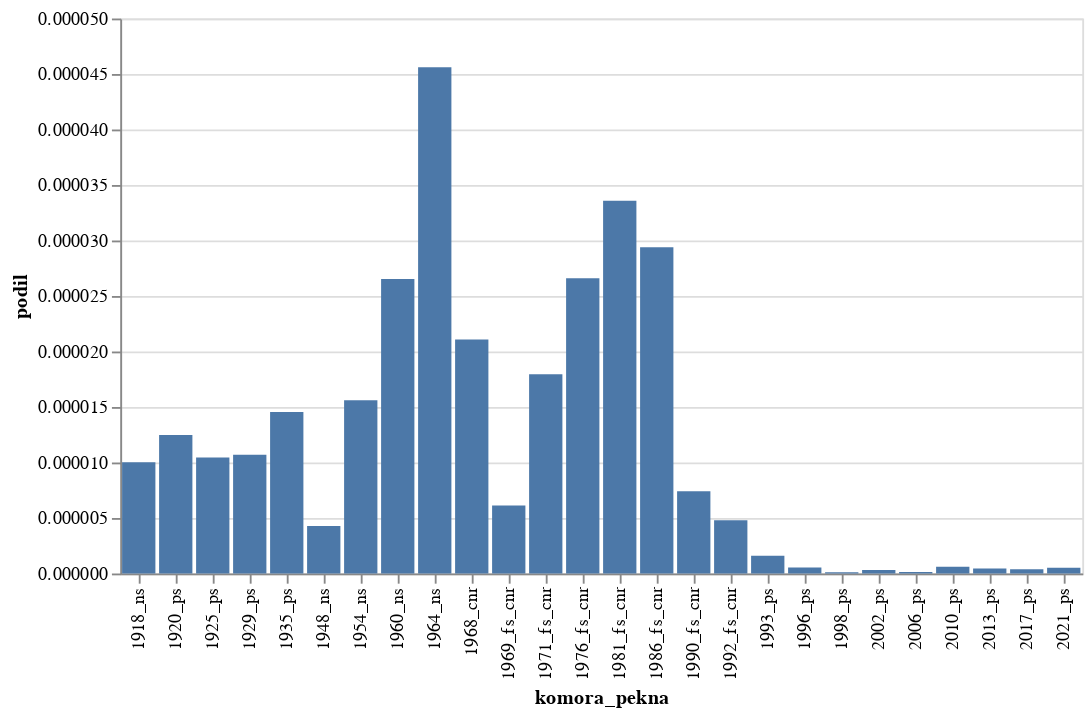

The cell this chart's notebook holds for it:
### Code cell
graf("Bratislava")

### Figure 1 — Vega-Lite specification as saved in the notebook (floating-point values rounded to 4 significant figures)
{"config": {"view": {"continuousWidth": 300, "continuousHeight": 300}}, "data": {"name": "data-83622f255461b3389d4913d46afad9a5"}, "mark": {"type": "bar"}, "encoding": {"x": {"field": "komora_pekna", "type": "nominal"}, "y": {"field": "podil", "type": "quantitative"}}, "$schema": "https://vega.github.io/schema/vega-lite/v5.8.0.json", "datasets": {"data-83622f255461b3389d4913d46afad9a5": [{"komora_pekna": "1918_ns", "slov": 2493774, "vyskytu": 25, "podil": 1.002e-05}, {"komora_pekna": "1920_ps", "slov": 8739981, "vyskytu": 109, "podil": 1.247e-05}, {"komora_pekna": "1925_ps", "slov": 6606822, "vyskytu": 69, "podil": 1.044e-05}, {"komora_pekna": "1929_ps", "slov": 8229753, "vyskytu": 88, "podil": 1.069e-05}, {"komora_pekna": "1935_ps", "slov": 3159927, "vyskytu": 46, "podil": 1.456e-05}, {"komora_pekna": "1948_ns", "slov": 1867671, "vyskytu": 8, "podil": 4.283e-06}, {"komora_pekna": "1954_ns", "slov": 1025516, "vyskytu": 16, "podil": 1.56e-05}, {"komora_pekna": "1960_ns", "slov": 904510, "vyskytu": 24, "podil": 2.653e-05}, {"komora_pekna": "1964_ns", "slov": 1534760, "vyskytu": 70, "podil": 4.561e-05}, {"komora_pekna": "1968_cnr", "slov": 142318, "vyskytu": 3, "podil": 2.108e-05}, {"komora_pekna": "1969_fs_cnr", "slov": 1141353, "vyskytu": 7, "podil": 6.133e-06}, {"komora_pekna": "1971_fs_cnr", "slov": 1783042, "vyskytu": 32, "podil": 1.795e-05}, {"komora_pekna": "1976_fs_cnr", "slov": 1541450, "vyskytu": 41, "podil": 2.66e-05}, {"komora_pekna": "1981_fs_cnr", "slov": 1667393, "vyskytu": 56, "podil": 3.359e-05}, {"komora_pekna": "1986_fs_cnr", "slov": 2346937, "vyskytu": 69, "podil": 2.94e-05}, {"komora_pekna": "1990_fs_cnr", "slov": 6744570, "vyskytu": 50, "podil": 7.413e-06}, {"komora_pekna": "1992_fs_cnr", "slov": 1250260, "vyskytu": 6, "podil": 4.799e-06}, {"komora_pekna": "1993_ps", "slov": 3733309, "vyskytu": 6, "podil": 1.607e-06}, {"komora_pekna": "1996_ps", "slov": 3777874, "vyskytu": 2, "podil": 5.294e-07}, {"komora_pekna": "1998_ps", "slov": 8758180, "vyskytu": 1, "podil": 1.142e-07}, {"komora_pekna": "2002_ps", "slov": 9469562, "vyskytu": 3, "podil": 3.168e-07}, {"komora_pekna": "2006_ps", "slov": 7246921, "vyskytu": 1, "podil": 1.38e-07}, {"komora_pekna": "2010_ps", "slov": 6613371, "vyskytu": 4, "podil": 6.048e-07}, {"komora_pekna": "2013_ps", "slov": 11319931, "vyskytu": 5, "podil": 4.417e-07}, {"komora_pekna": "2017_ps", "slov": 13171459, "vyskytu": 5, "podil": 3.796e-07}, {"komora_pekna": "2021_ps", "slov": 15683586, "vyskytu": 8, "podil": 5.101e-07}]}}
